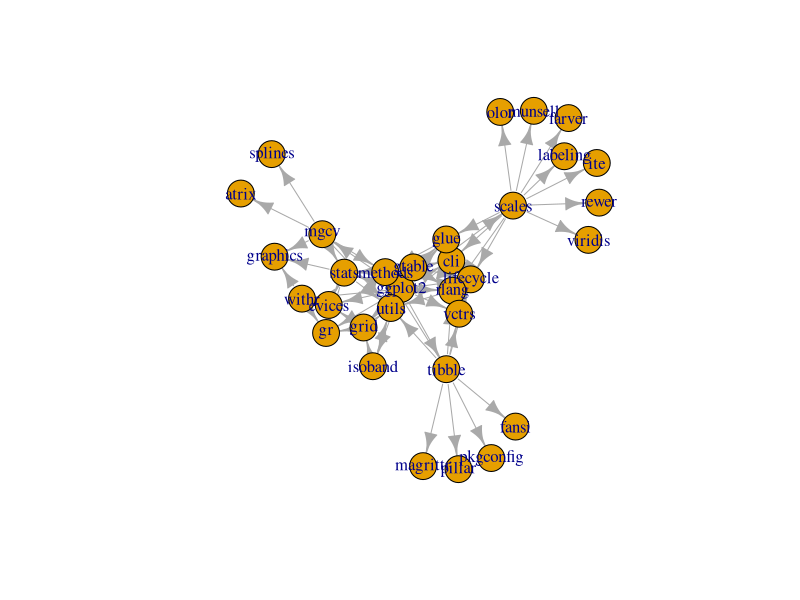

This chart was generated by the following R code:
#import libraries
library(desc) 
library(stringr) 
library(igraph)
library(dplyr)


parse_desc_to_pck_names <-  function(raw_desc_pkg){
  #TODO: warning for strsplit
  li <- strsplit(raw_desc_pkg, ",") 
  package_relate <- str_extract_all(li, "[a-z0-9]{2,}") 
  return(package_relate[[1]])
}

get_neibor_graph <- function(pkg_source, neibor_type='Imports'){
  desc <- description$new(package = pkg_source)
  raw_neibor_from_desc <- desc$get(neibor_type)
  pkg_neibors <- parse_desc_to_pck_names(raw_neibor_from_desc)
  df <- data.frame(
    source = pkg_source,
    dest = pkg_neibors,
    weight = 1,
    neibor_type=neibor_type
  )
  return(df)
}



MAX_DEPTH <- 10
pck_name <- "ggplot2"



df <- data.frame("source"=character(), "dest"=character(), "weight"=numeric(),"neibor_type"=character(), "depth"=numeric())
n_depth <- 1
while (n_depth <= MAX_DEPTH){

    # collect source packags 
    if (n_depth == 1){
      pcks_source <-  c(pck_name) 
    } else {
      pcks_source <-  df %>% filter(depth==n_depth-1) %>% pull(dest) %>% unique() %>% as.character()
    }
    print(pcks_source)
    
    # get neibor of each source package
    has_detected <-  df  %>% pull(source) %>% unique() %>% as.character()
    for (pck_source in pcks_source){
      if (pck_source %in% has_detected){
        break
      }
      sprintf('Depth: %s, Package: %s', n_depth, pck_source) %>% print()
      

      tryCatch({
        df_imports <- get_neibor_graph(pck_source, neibor_type='Imports')
        # df_suggests <- get_neibor_graph(pck_source, neibor_type='Suggests')
        # df_depth <- rbind(df_imports, df_suggests)
        df_depth <- df_imports#TODO: tmp
        df_depth['depth'] <- n_depth
        df_depth <- df_depth %>% filter(!is.na(dest))
        df <- rbind(df, df_depth)  
        
      }, error = function(err) {
        sprintf('- %s can not found', pck_source) %>% print()
      })
    }
    
    # go to next depth
    n_depth <- n_depth + 1
}

import_plot<-graph.data.frame(df,directed = TRUE)
plot(import_plot)


# community walktrap
communities <- cluster_walktrap(import_plot)
communities
